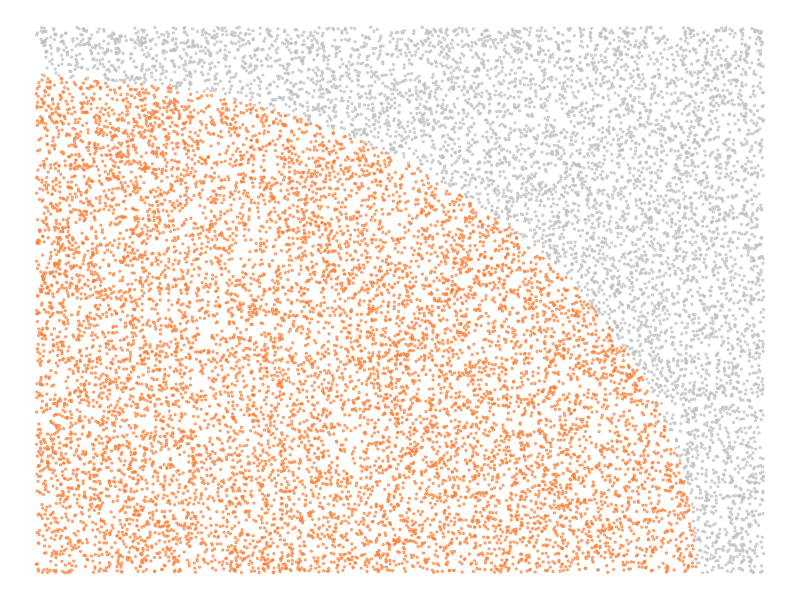
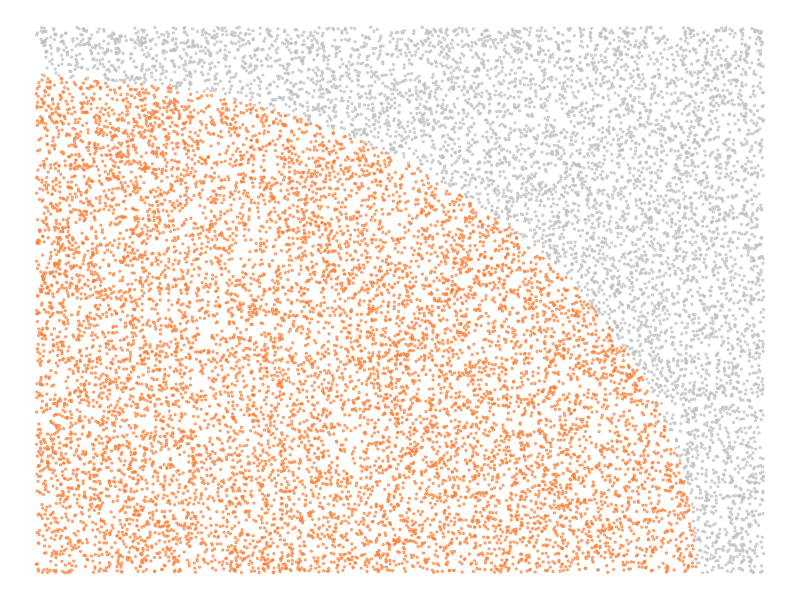

R code for these plots, in order:
library(ggplot2)

setwd('~/Desktop/human-trafficking')

set.seed(42)  # Ensures reproducibility

# Create a dataframe with 16,000 random points
df <- data.frame(
  x = runif(16554, min = 0, max = 100),  # Spread across the full area
  y = runif(16554, min = 0, max = 100)
)

# Assign a default color to all dots
df$group <- "gray"

# Calculate distance from the bottom-left corner (or another chosen corner)
df$distance <- sqrt(df$x^2 + df$y^2)  # Euclidean distance from (0,0)

# Select the 6,000 closest points
corner_selected <- order(df$distance)[1:10690]  # Smallest distances first

# Change their color
df$group[corner_selected] <- "#F9813A"

# Create scatter plot with colors
ggplot(df, aes(x, y, color = group)) +
  geom_point(size = 0.5, alpha = 0.6) +
  scale_color_manual(values = c("gray" = "gray", "#F9813A" = "#F9813A")) +  # Define colors
  theme_void() +  # Remove axes
  theme(legend.position = "none")  # Hide legend


ggsave("image2.png", width = 1000 / 100, height = 600 / 100, dpi = 300)